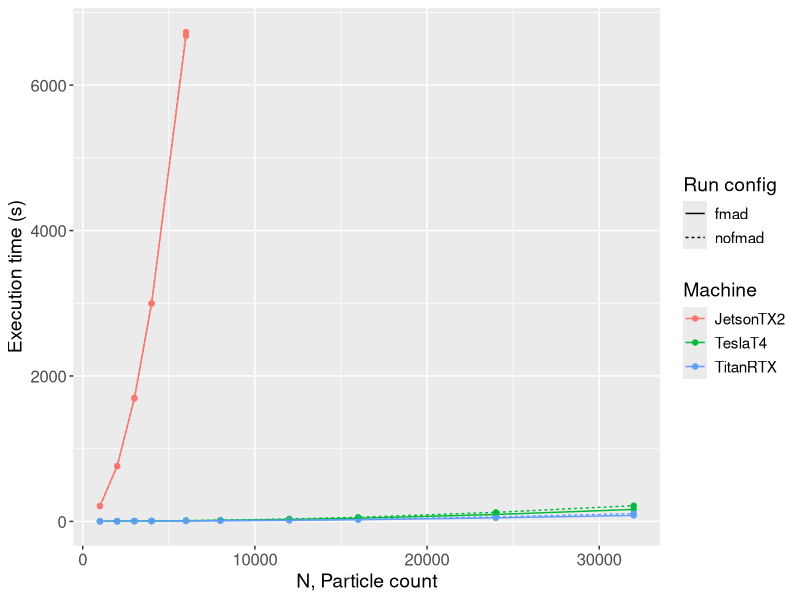
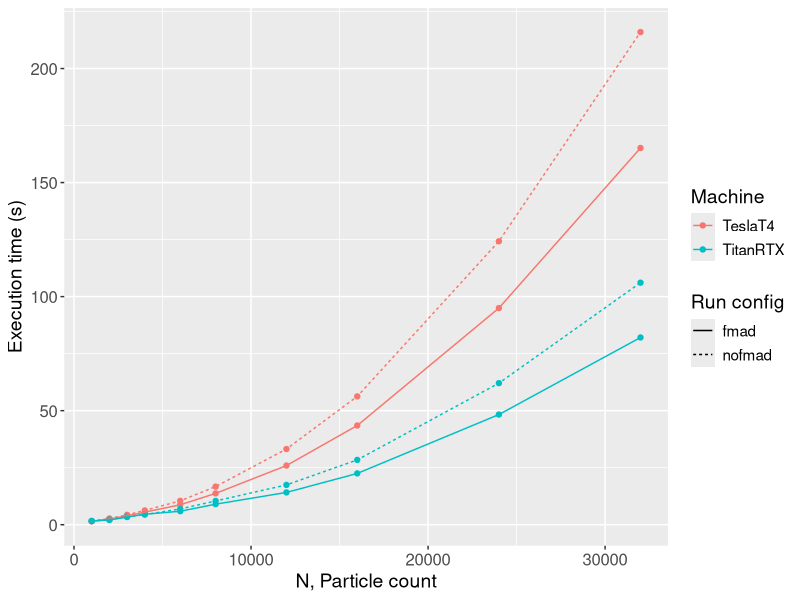
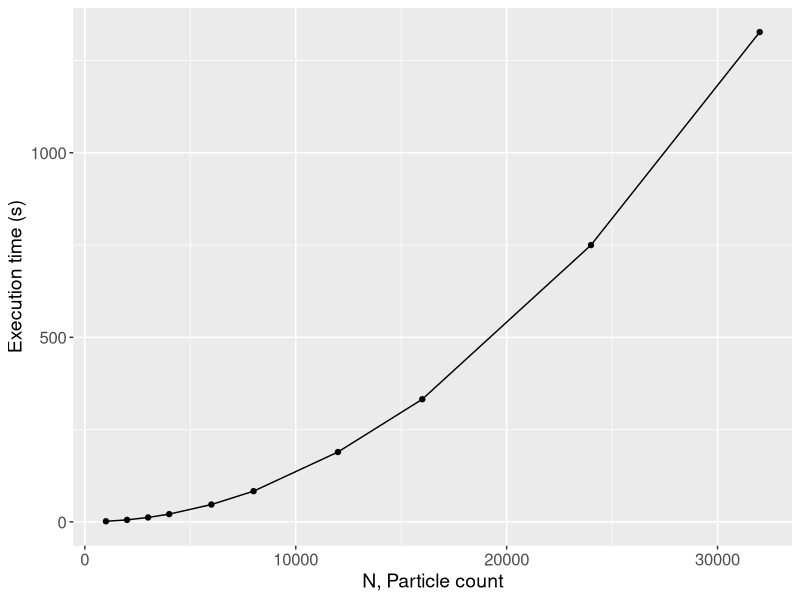
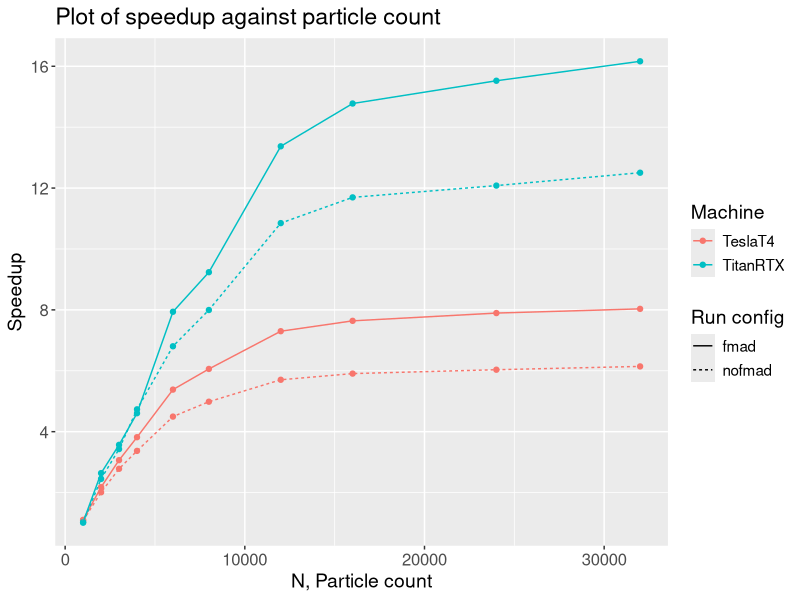
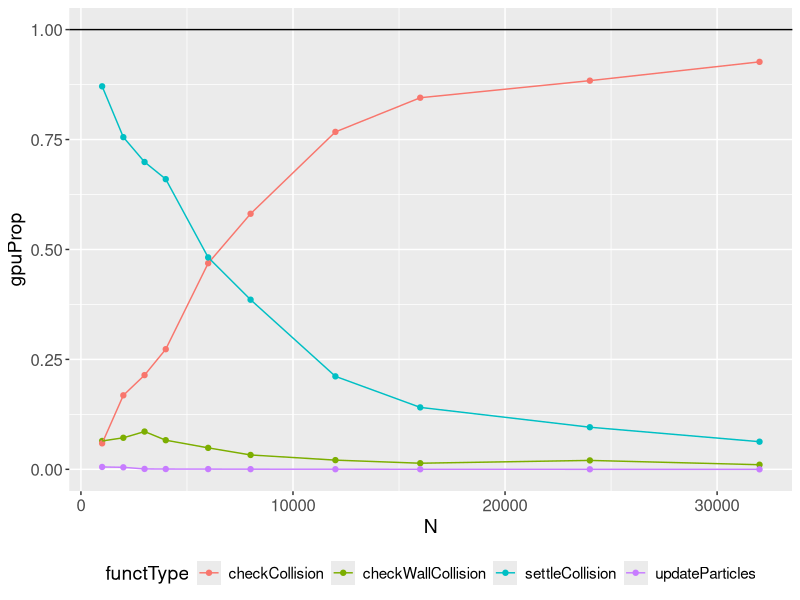
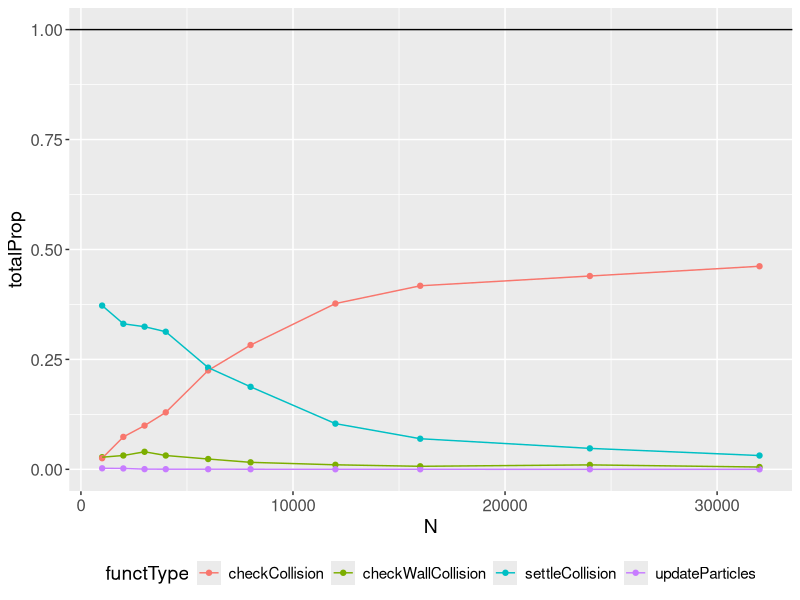
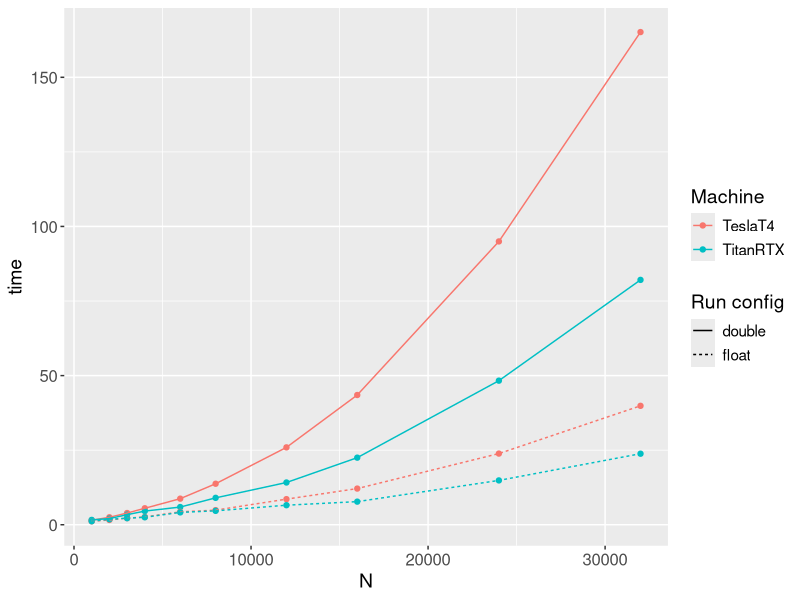
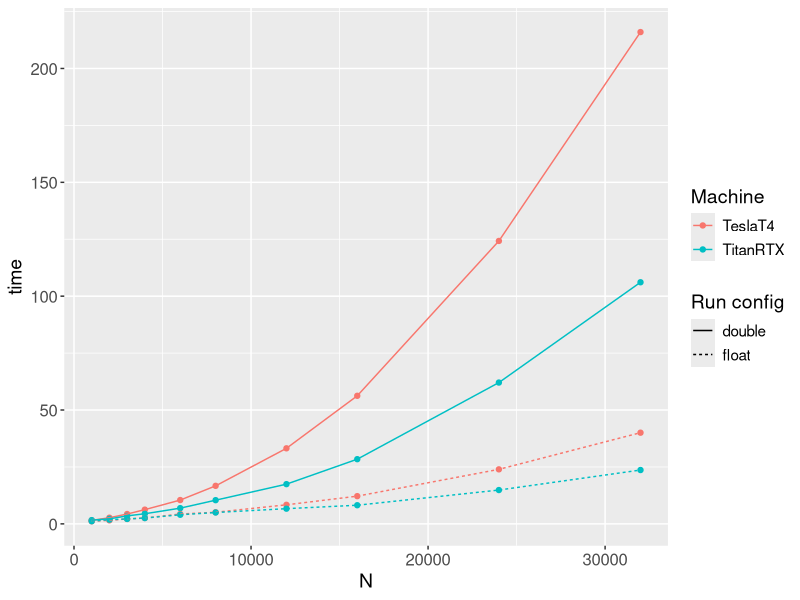

Write R code to recreate these figures, in order.
library(ggplot2)
library(dplyr)
library(tidyr)

# setwd("E:/Brownie/cuda/report/rawResults/")
cpuData = read.csv("cpuData.csv")
gpuData = read.csv("gpuData.csv")

SAVE_LOCATION = "../processedGpuResults/"

defaultTheme = theme(text=element_text(size=14),
                     axis.text=element_text(size=12),
                     legend.text=element_text(size=11),
                     axis.title=element_text(size=14))
machineLabs = labs(linetype = 'Run config', color = 'Machine')

### Standard runs ###

ggplot(gpuData) +
    geom_point(aes(N, time, color=machine)) +
    geom_line(aes(N, time, color=machine, linetype=config)) +
    labs(x = "N, Particle count",
         y = "Execution time (s)") +
    defaultTheme + machineLabs
ggsave(paste0(SAVE_LOCATION, "gpu-varyN-withJetson.png"), dpi = 300)

gpuData = gpuData[!(gpuData$machine == "JetsonTX2"),]

ggplot(gpuData) +
    geom_point(aes(N, time, color=machine)) +
    geom_line(aes(N, time, color=machine, linetype=config)) +
    labs(x = "N, Particle count",
         y = "Execution time (s)") +
    defaultTheme + machineLabs
ggsave(paste0(SAVE_LOCATION, "gpu-varyN.png"), dpi = 300)

ggplot(cpuData) + 
    geom_point(aes(N, time)) +
    geom_line(aes(N, time)) +
    labs(x = "N, Particle count",
         y = "Execution time (s)") +
    defaultTheme + machineLabs
ggsave(paste0(SAVE_LOCATION, "cpu-varyN.png"), dpi = 300)

colnames(cpuData)[which(colnames(cpuData) == "time")] = "cpuTime"
colnames(gpuData)[which(colnames(gpuData) == "time")] = "gpuTime"
varyNData = left_join(gpuData,select(cpuData, N, L, r, steps, cpuTime), by = c('N', 'L', 'r', 'steps'))
varyNData$speedup = varyNData$cpuTime / varyNData$gpuTime

ggplot(varyNData) +
    geom_point(aes(N, speedup, color=machine)) +
    geom_line(aes(N, speedup, color=machine, linetype=config)) +
    labs(title = "Plot of speedup against particle count",
         x = "N, Particle count",
         y = "Speedup") +
    defaultTheme + machineLabs
ggsave(paste0(SAVE_LOCATION, "gpu-speedup.png"), dpi=300)

### Analysis of GPU Kernel runtimes ###

propData = gather(gpuData, "functType", "funcTime", checkWallCollision:updateParticles)
propData = propData[propData$machine == "TitanRTX" & propData$config == "fmad",]
propData = propData %>% 
    group_by(N, L, r, steps, config, machine) %>%
    mutate(gpuTotalTime = sum(funcTime)) %>%
    mutate(gpuProp = funcTime/gpuTotalTime, totalProp = funcTime/gpuTime)

ggplot(propData) +
    geom_point(aes(N, gpuProp, color=functType)) +
    geom_line(aes(N, gpuProp, color=functType)) +
    geom_hline(yintercept = 1) +
    theme(legend.position="bottom") + 
    defaultTheme
ggsave(paste0(SAVE_LOCATION, "titan-fmad-proportion-GPU.png"), dpi = 300)

ggplot(propData) +
    geom_point(aes(N, totalProp, color=functType)) +
    geom_line(aes(N, totalProp, color=functType)) +
    geom_hline(yintercept = 1) +
    theme(legend.position="bottom") + 
    defaultTheme
ggsave(paste0(SAVE_LOCATION, "titan-fmad-proportion-Total.png"), dpi = 300)

### Float runs ###

floatData = read.csv("floatData.csv")
tempFloatData = floatData
tempFloatData$type = as.factor("float")
tempGpuData = gpuData
tempGpuData = tempGpuData[,-c(8:11)]
colnames(tempGpuData)[7] = "time"
tempGpuData$type = as.factor("double")
varyTypeData = rbind(tempGpuData, tempFloatData)
rm(tempGpuData, tempFloatData)
# varyTypeData = left_join(gpuData, select(floatData, N, L, r, steps, config, machine), by = c('N', 'L', 'r', 'steps', 'config', 'machine'))

ggplot(varyTypeData[varyTypeData$config == "fmad",]) +
    geom_point(aes(N, time, colour=machine)) +
    geom_line(aes(N, time, color=machine, linetype=type)) +
    defaultTheme + machineLabs
ggsave(paste0(SAVE_LOCATION, "double-float-comparison-fmad.png"), dpi = 300)

ggplot(varyTypeData[varyTypeData$config == "nofmad",]) +
    geom_point(aes(N, time, colour=machine)) +
    geom_line(aes(N, time, color=machine, linetype=type)) +
    defaultTheme + machineLabs
ggsave(paste0(SAVE_LOCATION, "double-float-comparison-nofmad.png"), dpi = 300)

### ChunkSize runs ###

chunkSizeData = read.csv("chunkSizeData.csv")
chunkSizeData = chunkSizeData[chunkSizeData$config == "fmad",]

n2000Data = chunkSizeData[chunkSizeData$N == 2000,]
n32000Data = chunkSizeData[chunkSizeData$N == 32000,]

# Filter times

filterData = read.csv("filterTimes.csv")
ggplot(filterData, ) +
    geom_point(aes(N, avgTime)) +
    geom_line(aes(N, avgTime)) +
    labs(x = "N", y = "Average time (per step) to qsort") +
    defaultTheme
ggsave(paste0(SAVE_LOCATION, "avgSortTime.png"), dpi = 300)
    
# Divergence analysis

diverged = read.csv("divergedParticles.csv")
diverged = gather(diverged, "type", "particles", fmad:nofmad)

ggplot(diverged) +
    geom_hline(yintercept=1000) +
    geom_line(aes(step, particles, color=type)) +
    labs(x = "Step number", y = "Particles diverged") +
    xlim(0, 175) + 
    defaultTheme
ggsave(paste0(SAVE_LOCATION, "divergedParticles.png"), dpi = 300)
